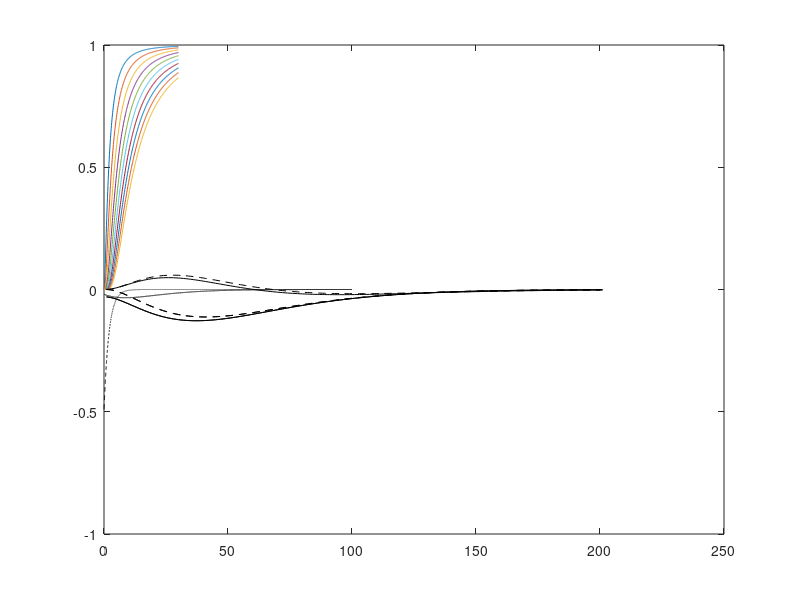

Write MATLAB code to recreate this figure. (Note: this script raises an error after producing the figure.)
%% check regularized beta follow proper pattern
regbinc=@(x,a,b) betainc(x,a,b)/betainc(1,a,b);

%%
close all
N=8;
n1=2;
n2=N-3;
x=0:.1:30;
for k=1:10
    plot(x,regbinc(n1*x./(n2+n1*x),n1/2+k,n2/2))
    hold on
    pause(0.1)
end

%% check that derivative is dominated by zeroth term of function
close all
x=10*rand
T0= @(x,n1,n2,lambda) -1/2*exp(-lambda/2)*regbinc(n1*x./(n2+n1*x),n1/2,n2/2)

h=.01;
lv=0:h:100;
F=ncfcdf(x,n1,n2,lv);
Fp=diff(F)/h;

plot(lv(1:end-1),Fp,'-k')
hold on
plot(lv,T0(x,n1,n2,lv),'--k')

%% check monotonic naively
N=randsample(4:15,1);
xv=0:.001:1;
x=100*rand;
prod(diff(ncfcdf(x,2,N-3,xv))<0)

%% check term-wise derivatives satisfy bound

ncfsum = @(x,n1,n2,lambda,nn,NN) sum(exp(-lambda/2)*(0.5*lambda).^(nn:NN).*arrayfun(@(jj) regbinc(n1*x/(n2+n1*x),n1/2+jj,n2/2),nn:NN)./factorial(nn:NN));
close all
x=10*rand
N=8;

h=.1;
k=3;
Tk=arrayfun(@(ll) ncfsum(x,2,N-3,ll,k,k),0:h:20);
Tkm1=arrayfun(@(ll) ncfsum(x,2,N-3,ll,k-1,k-1),0:h:20);

plot(diff(Tk)/h,'-k')
hold on
plot( -0.5*Tk +0.5*Tkm1,'--k')



%% Check for small NN
close all
T0 = arrayfun(@(ll) ncfsum(x,2,N-3,ll,0,0),0:h:20);
T1 = arrayfun(@(ll) ncfsum(x,2,N-3,ll,1,1),0:h:20);
T2 = arrayfun(@(ll) ncfsum(x,2,N-3,ll,2,2),0:h:20);

T0p = diff(T0)/h;
T1p = diff(T1)/h;
T2p = diff(T2)/h;

plot(T0p+T1p+T2p,'-k')
hold on
plot(-0.5*T2,'--k')
%%
close all
k=2;
Sk = arrayfun(@(ll) ncfsum(x,2,N-3,ll,0,k),0:h:20);
Tk = arrayfun(@(ll) ncfsum(x,2,N-3,ll,k,k),0:h:20);
Skp = diff(Sk)/h;

plot(Skp,'-k')
hold on
plot(-0.5*Tk,'--k')

%%
syms k lambda
diff(exp(-lambda/2)*lambda^k/factorial(k),lambda)